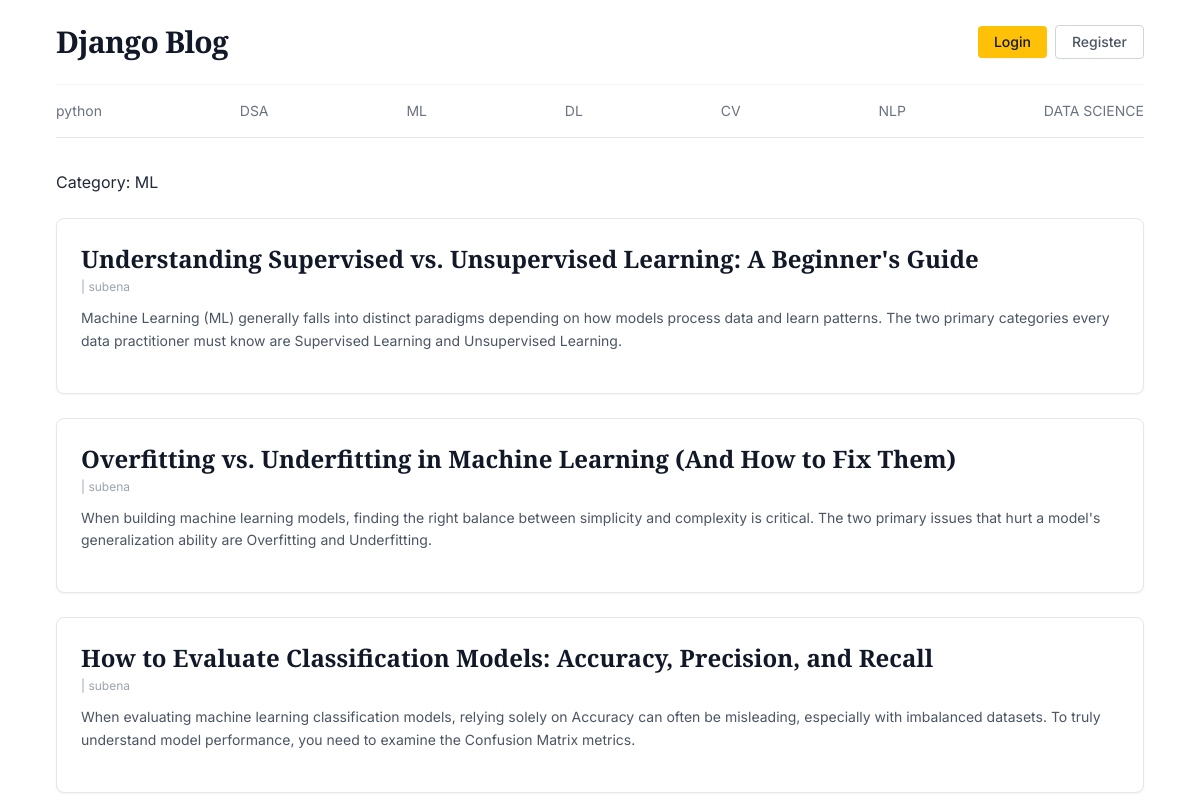
Screenshot of /category/3/ with the database file from the repository.
### blog/models.py (models this page shows, shortened)
class Category(models.Model):
    name = models.CharField(max_length = 100, unique=True)
    created_at = models.DateTimeField(auto_now_add = True)
    updated_at = models.DateTimeField(auto_now = True)

class BlogPost(models.Model):
    title = models.CharField(max_length = 200)
    slug = models.CharField(max_length = 200,unique=True,blank =True)
    category = models.ForeignKey(Category,on_delete = models.CASCADE)
    author = models.ForeignKey(User,on_delete = models.CASCADE)
    short_description = models.CharField(max_length = 400)
    featured_image = models.ImageField(upload_to='posts/', blank=True, null=True)
    blog_body = models.CharField(max_length = 2000)
    status = models.IntegerField(choices = STATUS_MODE)
    is_feature = models.BooleanField(default=False)
    created_at = models.DateTimeField(auto_now = True)
    updated_at = models.DateTimeField(auto_now = True)

### blog/views.py (the view)
# urls.py: path('category/<int:category_id>/',views.posts_by_category,name='posts_by_category'),
def posts_by_category(request,category_id):
    posts = BlogPost.objects.filter(status=1,category=category_id)
    category = get_object_or_404(Category,pk=category_id)
    context = {
        'posts': posts,
        'category':category,
    }
    return render(request, 'posts_by_category.html', context)

### blog/context_processors.py (called while the page is built)
def get_categories(request):
    categories = Category.objects.all()
    return dict(categories=categories)

### templates/posts_by_category.html
{% extends 'base.html' %}
{% block content %}
        <section class="mt-8 grid grid-cols-1 gap-6">
            <h3>Category: {{ category.name }}</h3>
            {% if posts %}
                {% for post in posts %}
                <div class="bg-white p-6 rounded-lg border border-gray-200 shadow-sm hover:shadow-md transition-shadow">
                    <h2 class="font-serif text-2xl font-bold text-gray-900 mb-1">
                        <a href="#">{{ post.title }}</a>
                    </h2>
                    <div class="text-xs text-gray-400 mb-3">
                        {{ post.created_on }} | {{ post.author }}
                    </div>
                    <p class="text-gray-600 text-sm leading-relaxed mb-4">
                        {{ post.short_description }}
                    </p>
                </div>
                {% endfor %}
            {% else %}
                <p>No posts found in this category.</p>
            {% endif %}
        </section>
{% endblock %}

### templates/base.html (shortened to what this page needs)
{% load static %}
<!DOCTYPE html>
<html lang="en">
<head>
    <script src="https://cdn.tailwindcss.com"></script>
</head>
<body class="bg-white text-gray-800 font-sans antialiased min-h-screen flex flex-col">
    <div class="max-w-6xl mx-auto px-4 sm:px-6 lg:px-8 w-full">
        <header class="flex justify-between items-center py-6 border-b border-gray-100">
            <a href="#" class="font-serif text-3xl font-bold tracking-tight text-gray-900 hover:text-gray-700 transition-colors">
                Django Blog
            </a>
            <div class="flex items-center space-x-2">
                <button class="bg-amberButton hover:bg-yellow-500 text-gray-900 text-sm font-medium px-4 py-1.5 rounded transition-colors shadow-sm">
                    Login
                </button>
                <button class="border border-gray-300 hover:bg-gray-50 text-gray-600 text-sm font-medium px-4 py-1.5 rounded transition-colors">
                    Register
                </button>
            </div>
        </header>
        <nav class="py-4 border-b border-gray-200">
            <ul class="flex flex-wrap justify-between items-center text-sm font-normal text-gray-500 gap-y-2">
               {% for category in categories %}
                <li><a href="{% url 'posts_by_category' category.id %}" class="hover:text-gray-900 transition-colors">{{ category.name }}</a></li>
                {% endfor %}
            </ul>
        </nav>
{% block content %}
{% endblock %}
</body>
</html>

### rows the page displays
Category: name "python"
Category: name "DSA"
Category: name "ML"
Category: name "DL"
Category: name "CV"
Category: name "NLP"
Category: name "DATA SCIENCE"
BlogPost: title "Understanding Supervised vs. Unsupervised Learning: A Beginner's Guide", author "subena", short_description "Machine Learning (ML) generally falls into distinct paradigms depending on how models process data and learn patterns. The two primary categories every data practitioner must know are Supervised Learning and Unsupervised Learning."
BlogPost: title "Overfitting vs. Underfitting in Machine Learning (And How to Fix Them)", author "subena", short_description "When building machine learning models, finding the right balance between simplicity and complexity is critical. The two primary issues that hurt a model's generalization ability are Overfitting and Underfitting."
BlogPost: title "How to Evaluate Classification Models: Accuracy, Precision, and Recall", author "subena", short_description "When evaluating machine learning classification models, relying solely on Accuracy can often be misleading, especially with imbalanced datasets. To truly understand model performance, you need to examine the Confusion Matrix metrics."
